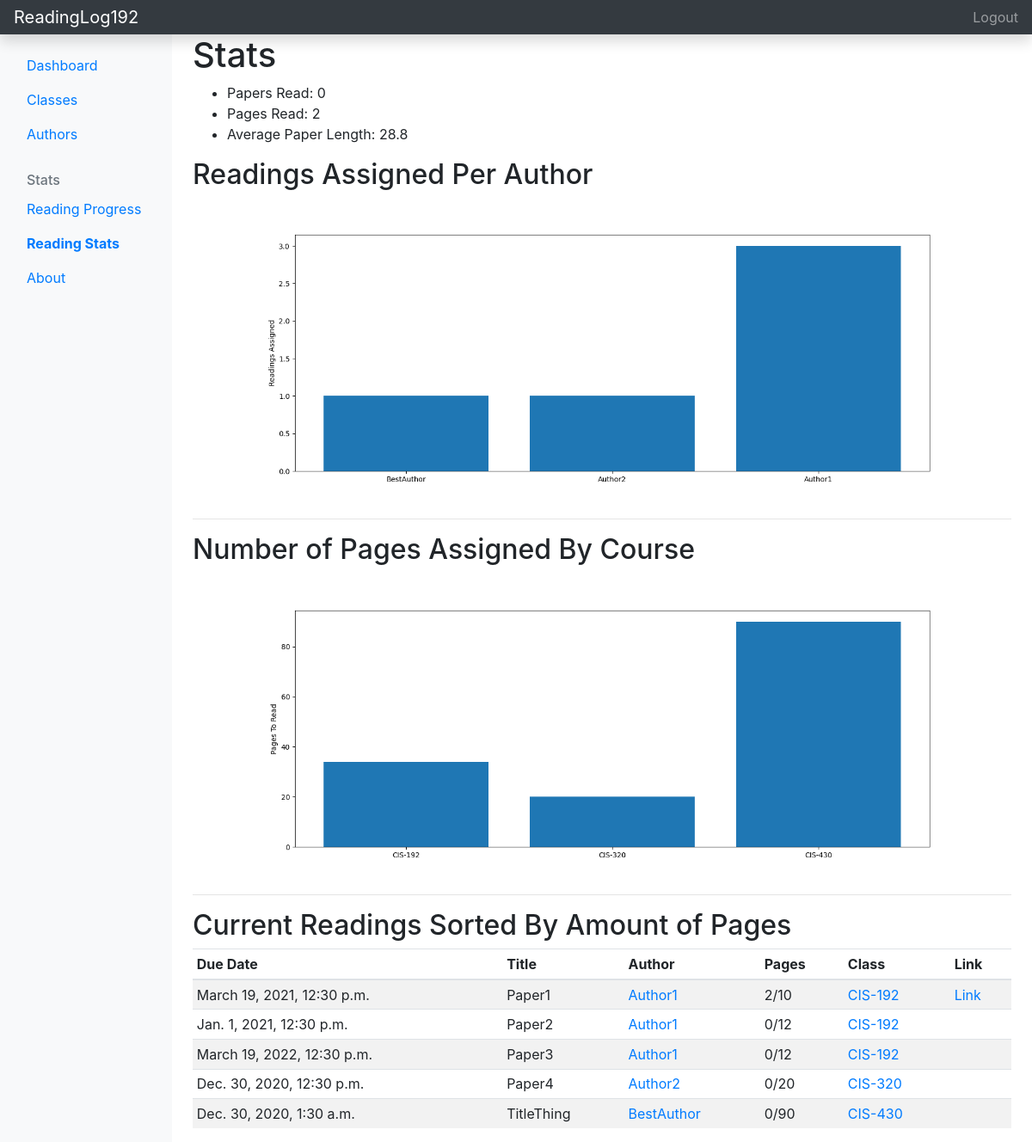
/readingStats/ (signed in), run on an earlier commit of the app's database.
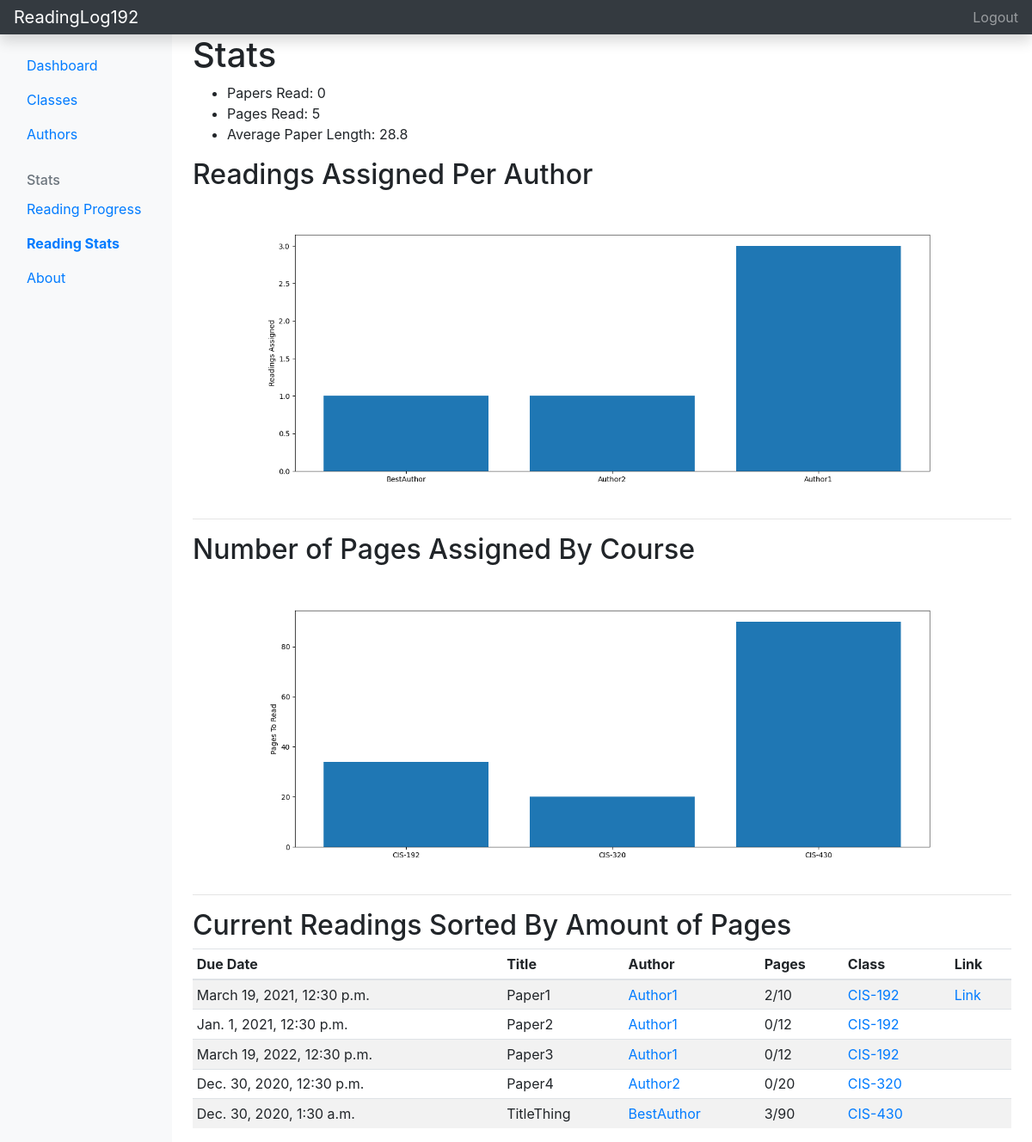
And on a later commit of the database.
### main/models.py (models this page shows, shortened)
class Paper(models.Model):
    title = models.CharField(max_length=200, blank=False) # title of the paper, required
    author = models.CharField(max_length=200, blank=True) # author of the paper, not required
    totalPages = models.IntegerField(default=1) # number of pages in the paper (set by user), defaults to 1
    readPages = models.IntegerField(default=0) # number of pages the user has read, defaults to 0
    url = models.CharField(max_length=200, blank=True) # url link of the paper, not required
    addDate = models.DateTimeField(auto_now_add=True, null=True) # time this paper was added by the user
    dueDate = models.DateTimeField(auto_now_add=False, null=True) # time this paper is due
    comments = models.TextField(blank=True) # user added comment about paper
    course = models.ForeignKey(Course, on_delete=models.DO_NOTHING, related_name="paper") # the course this paper belongs to
    def __lt__(self, other):
        return self.totalPages < other.totalPages

class Course(models.Model):
    name = models.CharField(max_length=12) # name of the class
    isClassActive = models.BooleanField() # is the currently active, not a previously taken class
    def __str__(self):
        return f'{self.name}'

### main/views.py (the view)
# urls.py: path('readingStats/', readingStats_view),
def readingStats_view(request):
    if not request.user.is_authenticated:
        return redirect('/accounts?needLogin=True')
    graphs = []
    courses = request.user.courses.all()
    papers = request.user.papers.all().order_by('dueDate')
    pagesRead = 0 # how many pages has this user read
    papersRead = 0
    avgPaperLength = 0 # average length of paper
    for paper in papers:
        pagesRead += paper.readPages
        avgPaperLength += paper.totalPages
        if paper.readPages == paper.totalPages:
            papersRead += 1
    avgPaperLength /= len(papers) if len(papers) > 0 else 1
    authors = {}
    for paper in papers:
        if paper.author in authors:
            authors[paper.author] += 1
        else:
            authors[paper.author] = 1
    x = [author for author in authors]
    y = [authors[author] for author in authors]
    plt.bar(x, y)
    plt.ylabel('Readings Assigned')
    fig = plt.gcf()
    fig.set_size_inches(16, 6)
    buf = io.BytesIO()
    fig.savefig(buf, format='png')
    buf.seek(0)
    uri = urllib.parse.quote(base64.b64encode(buf.read()))
    graphs.append({'title': f'Readings Assigned Per Author', 'image': uri})
    plt.close()
    pages = []
    courseNames = []
    for course in courses:
        papersFiltered = course.paper.filter(user=request.user)
        pages.append(0)
        courseNames.append(course.name)
        for paper in papersFiltered:
            pages[-1] += paper.totalPages
    plt.bar(courseNames, pages)
    plt.ylabel('Pages To Read')
    fig = plt.gcf()
    fig.set_size_inches(16, 6)
    buf = io.BytesIO()
    fig.savefig(buf, format='png')
    buf.seek(0)
    uri = urllib.parse.quote(base64.b64encode(buf.read()))
    graphs.append({'title': f'Number of Pages Assigned By Course', 'image': uri})
    plt.close()
    sortedPapers = [paper for paper in papers if paper.readPages < paper.totalPages]
    sortedPapers.sort()
    return render(request, 'readingStats.html', {'graphs': graphs, 'pagesRead': pagesRead, 'avgPaperLength': avgPaperLength, 'papersRead': papersRead, 'sortedPapers': sortedPapers})

### main/templates/readingStats.html (shortened to what this page needs)
<!doctype html>
<html lang="en">
<head>
    <link rel="stylesheet" href="https://cdn.jsdelivr.net/npm/bootstrap@4.5.3/dist/css/bootstrap.min.css"
>
</head>
<body>
    <header class="navbar navbar-dark sticky-top bg-dark flex-md-nowrap p-0 shadow">
        <a class="navbar-brand col-md-3 col-lg-2 me-0 px-3" href="/readingStats">ReadingLog192</a>
        <ul class="navbar-nav px-3">
            <li class="nav-item text-nowrap">
                {% if request.user.is_authenticated %}
                <a class="nav-link" href="/logout">Logout</a>
                {% else %}
                <a class="nav-link" href="/accounts">Signup/Login</a>
                {% endif%}
            </li>
        </ul>
    </header>
    <div class="container-fluid">
        <div class="row">
            <nav id="sidebarMenu" class="col-md-3 col-lg-2 d-md-block bg-light sidebar collapse">
                <div class="position-sticky pt-3">
                    <ul class="nav flex-column">
                        <li class="nav-item">
                            <a class="nav-link" aria-current="page" href="/">
                                Dashboard
                            </a>
                        </li>
                        <li class="nav-item">
                            <a class="nav-link" href="/classes">
                                Classes
                            </a>
                        </li>
                        <li class="nav-item">
                            <a class="nav-link" href="/authors">
                                Authors
                            </a>
                        </li>
                    </ul>
                    <h6
                        class="sidebar-heading d-flex justify-content-between align-items-center px-3 mt-4 mb-1 text-muted">
                        <span>Stats</span>
                    </h6>
                    <ul class="nav flex-column mb-2">
                        <li class="nav-item">
                            <a class="nav-link" href="/readingProgress">
                                Reading Progress
                            </a>
                        </li>
                        <li class="nav-item">
                            <a class="nav-link active" href="/readingStats">
                                Reading Stats
                            </a>
                        </li>
                        <li class="nav-item">
                            <a class="nav-link" aria-current="page" href="/about">
                                About
                            </a>
                        </li>
                    </ul>
                </div>
            </nav>
            <main class="col-md-9 ms-sm-auto col-lg-10 px-md-4">
                <h1>Stats</h1>
                <ul>
                    <li>Papers Read: {{papersRead}}</li>
                    <li>Pages Read: {{pagesRead}}</li>
                    <li>Average Paper Length: {{avgPaperLength}}</li>
                </ul>
                {% for graphData in graphs %}
                <h2>{{graphData.title}}</h2>
                <img alt="" height="auto" width="100%">
                <hr>
                {% endfor %}
                <h2>Current Readings Sorted By Amount of Pages</h2>
                <div id="finishedReadings" class="table-responsive">
                    <table class="table table-striped table-sm">
                        <thead>
                            <tr>
                                <th>Due Date</th>
                                <th>Title</th>
                                <th>Author</th>
                                <th>Pages</th>
                                <th>Class</th>
                                <th>Link</th>
                            </tr>
                        </thead>
                        <tbody>
                            {% for paper in sortedPapers %}
                            <tr>
                                <td>{{paper.dueDate}}</td>
                                <td>{{paper.title}}</td>
                                <td><a href="link to author page">{{paper.author}}</a></td>
                                <td>{{paper.readPages}}/{{paper.totalPages}}</td>
                                <td><a href="link to class page">{{paper.course}}</a></td>
                                <td>
                                    {% if paper.url != '' %}
                                    <a href={{paper.url}}>Link</a>
                                    {% else %}
                                    &nbsp;
                                    {% endif %}
                                </td>
                            </tr>
                            {% endfor %}
                        </tbody>
                    </table>
                </div>
            </main>
        </div>
    </div>
</body>
</html>

### main/templates/readingStats.html (style rules this page uses)
.active { font-weight: bold; }

What changed in the data, as far as the page shows it:
changed Paper "Dec. 30, 2020, 1:30 a.m.": readPages "0" → "3"
Also different on the page:
{{ pagesRead }}: "2" → "5"
